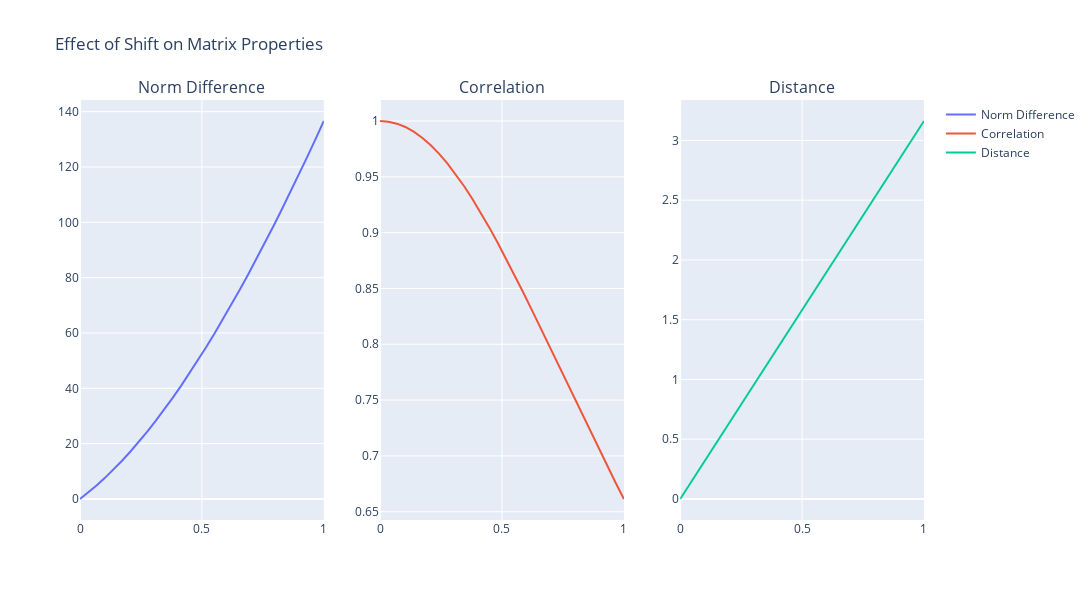

Write notebook code for a chart like this one.
### Markdown cell above
# Exercise 6-4.
> This will be a fun exercise,7 because you’ll get to incorporate material from this and the previous chapters. You will explore the impact of shifting a matrix on the norm of that matrix. Start by creating a 10 × 10 random matrix and compute its Frobenius norm. Then code the following steps inside a for loop: (1) shift the matrix by a fraction of the norm, (2) compute the percent change in norm from the original, (3) compute the Frobenius distance between the shifted and original matrices, and(4) compute the correlation coefficient between the elements in the matrices (hint: correlate the vectorized matrices using np.flatten()). The fraction of the norm thatyou shift by should range from 0 to 1 in 30 linearly spaced steps. Make sure that at each iteration of the loop, you use the original matrix, not the shifted matrix from the previous iteration. You should get a plot that looks like Figure 6-8.

### Code cell
A = np.random.rand(10, 10)
shift = np.linspace(0, 1, 30)

results = np.zeros((len(shift), 3))

for i, s in enumerate(shift):
    A_shifted = A + s*np.eye(10)
    results[i, 0] = 100 * (np.linalg.norm(A_shifted) - np.linalg.norm(A))

    results[i, 1] = np.corrcoef(A.flatten(), A_shifted.flatten())[0, 1]

    results[i, 2] = compute_distance(A, A_shifted)


from plotly.subplots import make_subplots
import plotly.graph_objects as go

fig = make_subplots(rows=1, cols=3, subplot_titles=("Norm Difference", "Correlation", "Distance"))

fig.add_trace(go.Scatter(x=shift, y=results[:, 0], mode='lines', name='Norm Difference'), row=1, col=1)
fig.add_trace(go.Scatter(x=shift, y=results[:, 1], mode='lines', name='Correlation'), row=1, col=2)
fig.add_trace(go.Scatter(x=shift, y=results[:, 2], mode='lines', name='Distance'), row=1, col=3)

fig.update_layout(height=600, width=1200, title_text="Effect of Shift on Matrix Properties")
fig.show()

### Figure 1 — Plotly figure (JSON) as saved in the notebook; plotly's stock layout.template omitted (floating-point values rounded to 4 significant figures)
{"data": [{"mode": "lines", "name": "Norm Difference", "type": "scatter", "x": [0, 0.03448, 0.06897, 0.1034, 0.1379, 0.1724, 0.2069, 0.2414, 0.2759, 0.3103, 0.3448, 0.3793, 0.4138, 0.4483, 0.4828, 0.5172, 0.5517, 0.5862, 0.6207, 0.6552, 0.6897, 0.7241, 0.7586, 0.7931, 0.8276, 0.8621, 0.8966, 0.931, 0.9655, 1], "xaxis": "x", "y": [0, 2.385, 4.963, 7.733, 10.69, 13.84, 17.17, 20.67, 24.36, 28.22, 32.25, 36.44, 40.8, 45.32, 50.0, 54.83, 59.81, 64.93, 70.2, 75.61, 81.15, 86.83, 92.63, 98.56, 104.6, 110.8, 117.1, 123.5, 130.0, 136.6], "yaxis": "y"}, {"mode": "lines", "name": "Correlation", "type": "scatter", "x": [0, 0.03448, 0.06897, 0.1034, 0.1379, 0.1724, 0.2069, 0.2414, 0.2759, 0.3103, 0.3448, 0.3793, 0.4138, 0.4483, 0.4828, 0.5172, 0.5517, 0.5862, 0.6207, 0.6552, 0.6897, 0.7241, 0.7586, 0.7931, 0.8276, 0.8621, 0.8966, 0.931, 0.9655, 1], "xaxis": "x2", "y": [1, 0.9994, 0.9976, 0.9946, 0.9904, 0.985, 0.9785, 0.9708, 0.962, 0.9522, 0.9415, 0.9299, 0.9176, 0.9045, 0.8908, 0.8765, 0.8619, 0.8468, 0.8315, 0.816, 0.8003, 0.7845, 0.7687, 0.753, 0.7373, 0.7218, 0.7064, 0.6911, 0.6761, 0.6614], "yaxis": "y2"}, {"mode": "lines", "name": "Distance", "type": "scatter", "x": [0, 0.03448, 0.06897, 0.1034, 0.1379, 0.1724, 0.2069, 0.2414, 0.2759, 0.3103, 0.3448, 0.3793, 0.4138, 0.4483, 0.4828, 0.5172, 0.5517, 0.5862, 0.6207, 0.6552, 0.6897, 0.7241, 0.7586, 0.7931, 0.8276, 0.8621, 0.8966, 0.931, 0.9655, 1], "xaxis": "x3", "y": [0, 0.109, 0.2181, 0.3271, 0.4362, 0.5452, 0.6543, 0.7633, 0.8724, 0.9814, 1.09, 1.199, 1.309, 1.418, 1.527, 1.636, 1.745, 1.854, 1.963, 2.072, 2.181, 2.29, 2.399, 2.508, 2.617, 2.726, 2.835, 2.944, 3.053, 3.162], "yaxis": "y3"}], "layout": {"annotations": [{"font": {"size": 16}, "showarrow": false, "text": "Norm Difference", "x": 0.1444, "xanchor": "center", "xref": "paper", "y": 1, "yanchor": "bottom", "yref": "paper"}, {"font": {"size": 16}, "showarrow": false, "text": "Correlation", "x": 0.5, "xanchor": "center", "xref": "paper", "y": 1, "yanchor": "bottom", "yref": "paper"}, {"font": {"size": 16}, "showarrow": false, "text": "Distance", "x": 0.8556, "xanchor": "center", "xref": "paper", "y": 1, "yanchor": "bottom", "yref": "paper"}], "height": 600, "title": {"text": "Effect of Shift on Matrix Properties"}, "width": 1200, "xaxis": {"anchor": "y", "domain": [0, 0.2889]}, "xaxis2": {"anchor": "y2", "domain": [0.3556, 0.6444]}, "xaxis3": {"anchor": "y3", "domain": [0.7111, 1]}, "yaxis": {"anchor": "x", "domain": [0, 1]}, "yaxis2": {"anchor": "x2", "domain": [0, 1]}, "yaxis3": {"anchor": "x3", "domain": [0, 1]}}}
